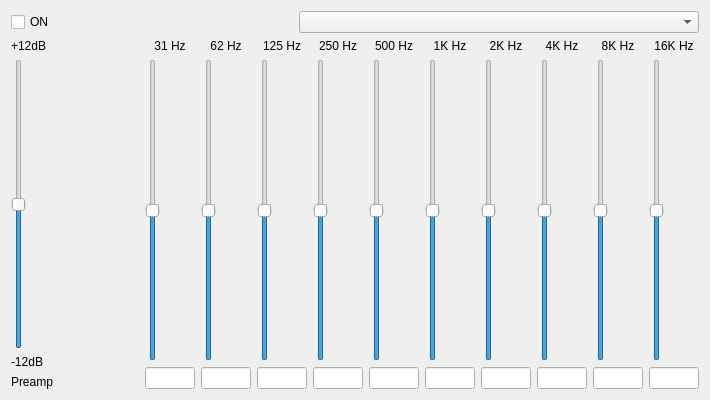
<?xml version="1.0" encoding="UTF-8"?>
<ui version="4.0">
 <class>EQDialog</class>
 <widget class="QDialog" name="EQDialog">
  <property name="geometry">
   <rect>
    <x>0</x>
    <y>0</y>
    <width>710</width>
    <height>400</height>
   </rect>
  </property>
  <property name="sizePolicy">
   <sizepolicy hsizetype="Fixed" vsizetype="Fixed">
    <horstretch>0</horstretch>
    <verstretch>0</verstretch>
   </sizepolicy>
  </property>
  <property name="minimumSize">
   <size>
    <width>710</width>
    <height>400</height>
   </size>
  </property>
  <property name="maximumSize">
   <size>
    <width>710</width>
    <height>400</height>
   </size>
  </property>
  <property name="windowTitle">
   <string>EQ</string>
  </property>
  <layout class="QVBoxLayout" name="verticalLayout_10">
   <item>
    <layout class="QHBoxLayout" name="horizontalLayout_2">
     <item>
      <widget class="QCheckBox" name="enableEQCheckBox">
       <property name="text">
        <string>ON</string>
       </property>
      </widget>
     </item>
     <item>
      <spacer name="horizontalSpacer">
       <property name="orientation">
        <enum>Qt::Horizontal</enum>
       </property>
       <property name="sizeHint" stdset="0">
        <size>
         <width>40</width>
         <height>20</height>
        </size>
       </property>
      </spacer>
     </item>
     <item>
      <widget class="QComboBox" name="presetsComboBox">
       <property name="minimumSize">
        <size>
         <width>400</width>
         <height>0</height>
        </size>
       </property>
      </widget>
     </item>
    </layout>
   </item>
   <item>
    <layout class="QHBoxLayout" name="horizontalLayout_3" stretch="0,1">
     <item>
      <layout class="QVBoxLayout" name="verticalLayout_9">
       <item>
        <widget class="QLabel" name="label_9">
         <property name="text">
          <string>+12dB</string>
         </property>
        </widget>
       </item>
       <item>
        <widget class="QSlider" name="verticalSlider_9">
         <property name="minimum">
          <number>-1200</number>
         </property>
         <property name="maximum">
          <number>1200</number>
         </property>
         <property name="orientation">
          <enum>Qt::Vertical</enum>
         </property>
         <property name="tickPosition">
          <enum>QSlider::NoTicks</enum>
         </property>
         <property name="tickInterval">
          <number>1</number>
         </property>
        </widget>
       </item>
       <item>
        <widget class="QLabel" name="label_10">
         <property name="text">
          <string>-12dB</string>
         </property>
        </widget>
       </item>
       <item>
        <widget class="QLabel" name="label_13">
         <property name="text">
          <string>Preamp</string>
         </property>
        </widget>
       </item>
      </layout>
     </item>
     <item>
      <layout class="QHBoxLayout" name="horizontalLayout">
       <item>
        <layout class="QVBoxLayout" name="verticalLayout">
         <item>
          <widget class="QLabel" name="label">
           <property name="text">
            <string>31 Hz</string>
           </property>
           <property name="alignment">
            <set>Qt::AlignCenter</set>
           </property>
          </widget>
         </item>
         <item>
          <widget class="QSlider" name="band1Slider">
           <property name="minimum">
            <number>-1200</number>
           </property>
           <property name="maximum">
            <number>1200</number>
           </property>
           <property name="orientation">
            <enum>Qt::Vertical</enum>
           </property>
           <property name="tickPosition">
            <enum>QSlider::NoTicks</enum>
           </property>
           <property name="tickInterval">
            <number>1</number>
           </property>
          </widget>
         </item>
         <item>
          <widget class="QLineEdit" name="band1Edit">
           <property name="sizePolicy">
            <sizepolicy hsizetype="Fixed" vsizetype="Fixed">
             <horstretch>0</horstretch>
             <verstretch>0</verstretch>
            </sizepolicy>
           </property>
           <property name="minimumSize">
            <size>
             <width>50</width>
             <height>0</height>
            </size>
           </property>
           <property name="maximumSize">
            <size>
             <width>50</width>
             <height>16777215</height>
            </size>
           </property>
           <property name="readOnly">
            <bool>true</bool>
           </property>
          </widget>
         </item>
        </layout>
       </item>
       <item>
        <layout class="QVBoxLayout" name="verticalLayout_2">
         <item>
          <widget class="QLabel" name="label_2">
           <property name="text">
            <string>62 Hz</string>
           </property>
           <property name="alignment">
            <set>Qt::AlignCenter</set>
           </property>
          </widget>
         </item>
         <item>
          <widget class="QSlider" name="band2Slider">
           <property name="minimum">
            <number>-1200</number>
           </property>
           <property name="maximum">
            <number>1200</number>
           </property>
           <property name="orientation">
            <enum>Qt::Vertical</enum>
           </property>
           <property name="tickPosition">
            <enum>QSlider::NoTicks</enum>
           </property>
           <property name="tickInterval">
            <number>1</number>
           </property>
          </widget>
         </item>
         <item>
          <widget class="QLineEdit" name="band2Edit">
           <property name="sizePolicy">
            <sizepolicy hsizetype="Fixed" vsizetype="Fixed">
             <horstretch>0</horstretch>
             <verstretch>0</verstretch>
            </sizepolicy>
           </property>
           <property name="minimumSize">
            <size>
             <width>50</width>
             <height>0</height>
            </size>
           </property>
           <property name="maximumSize">
            <size>
             <width>50</width>
             <height>16777215</height>
            </size>
           </property>
           <property name="readOnly">
            <bool>true</bool>
           </property>
          </widget>
         </item>
        </layout>
       </item>
       <item>
        <layout class="QVBoxLayout" name="verticalLayout_3">
         <item>
          <widget class="QLabel" name="label_3">
           <property name="text">
            <string>125 Hz</string>
           </property>
           <property name="alignment">
            <set>Qt::AlignCenter</set>
           </property>
          </widget>
         </item>
         <item>
          <widget class="QSlider" name="band3Slider">
           <property name="minimum">
            <number>-1200</number>
           </property>
           <property name="maximum">
            <number>1200</number>
           </property>
           <property name="orientation">
            <enum>Qt::Vertical</enum>
           </property>
           <property name="tickPosition">
            <enum>QSlider::NoTicks</enum>
           </property>
           <property name="tickInterval">
            <number>1</number>
           </property>
          </widget>
         </item>
         <item>
          <widget class="QLineEdit" name="band3Edit">
           <property name="sizePolicy">
            <sizepolicy hsizetype="Fixed" vsizetype="Fixed">
             <horstretch>0</horstretch>
             <verstretch>0</verstretch>
            </sizepolicy>
           </property>
           <property name="minimumSize">
            <size>
             <width>50</width>
             <height>0</height>
            </size>
           </property>
           <property name="maximumSize">
            <size>
             <width>50</width>
             <height>16777215</height>
            </size>
           </property>
           <property name="readOnly">
            <bool>true</bool>
           </property>
          </widget>
         </item>
        </layout>
       </item>
       <item>
        <layout class="QVBoxLayout" name="verticalLayout_4">
         <item>
          <widget class="QLabel" name="label_4">
           <property name="text">
            <string>250 Hz</string>
           </property>
           <property name="alignment">
            <set>Qt::AlignCenter</set>
           </property>
          </widget>
         </item>
         <item>
          <widget class="QSlider" name="band4Slider">
           <property name="minimum">
            <number>-1200</number>
           </property>
           <property name="maximum">
            <number>1200</number>
           </property>
           <property name="orientation">
            <enum>Qt::Vertical</enum>
           </property>
           <property name="tickPosition">
            <enum>QSlider::NoTicks</enum>
           </property>
           <property name="tickInterval">
            <number>1</number>
           </property>
          </widget>
         </item>
         <item>
          <widget class="QLineEdit" name="band4Edit">
           <property name="sizePolicy">
            <sizepolicy hsizetype="Fixed" vsizetype="Fixed">
             <horstretch>0</horstretch>
             <verstretch>0</verstretch>
            </sizepolicy>
           </property>
           <property name="minimumSize">
            <size>
             <width>50</width>
             <height>0</height>
            </size>
           </property>
           <property name="maximumSize">
            <size>
             <width>50</width>
             <height>16777215</height>
            </size>
           </property>
           <property name="readOnly">
            <bool>true</bool>
           </property>
          </widget>
         </item>
        </layout>
       </item>
       <item>
        <layout class="QVBoxLayout" name="verticalLayout_5">
         <item>
          <widget class="QLabel" name="label_5">
           <property name="text">
            <string>500 Hz</string>
           </property>
           <property name="alignment">
            <set>Qt::AlignCenter</set>
           </property>
          </widget>
         </item>
         <item>
          <widget class="QSlider" name="band5Slider">
           <property name="minimum">
            <number>-1200</number>
           </property>
           <property name="maximum">
            <number>1200</number>
           </property>
           <property name="orientation">
            <enum>Qt::Vertical</enum>
           </property>
           <property name="tickPosition">
            <enum>QSlider::NoTicks</enum>
           </property>
           <property name="tickInterval">
            <number>1</number>
           </property>
          </widget>
         </item>
         <item>
          <widget class="QLineEdit" name="band5Edit">
           <property name="sizePolicy">
            <sizepolicy hsizetype="Fixed" vsizetype="Fixed">
             <horstretch>0</horstretch>
             <verstretch>0</verstretch>
            </sizepolicy>
           </property>
           <property name="minimumSize">
            <size>
             <width>50</width>
             <height>0</height>
            </size>
           </property>
           <property name="maximumSize">
            <size>
             <width>50</width>
             <height>16777215</height>
            </size>
           </property>
          </widget>
         </item>
        </layout>
       </item>
       <item>
        <layout class="QVBoxLayout" name="verticalLayout_6">
         <item>
          <widget class="QLabel" name="label_6">
           <property name="text">
            <string>1K Hz</string>
           </property>
           <property name="alignment">
            <set>Qt::AlignCenter</set>
           </property>
          </widget>
         </item>
         <item>
          <widget class="QSlider" name="band6Slider">
           <property name="minimum">
            <number>-1200</number>
           </property>
           <property name="maximum">
            <number>1200</number>
           </property>
           <property name="orientation">
            <enum>Qt::Vertical</enum>
           </property>
           <property name="tickPosition">
            <enum>QSlider::NoTicks</enum>
           </property>
           <property name="tickInterval">
            <number>1</number>
           </property>
          </widget>
         </item>
         <item>
          <widget class="QLineEdit" name="band6Edit">
           <property name="sizePolicy">
            <sizepolicy hsizetype="Fixed" vsizetype="Fixed">
             <horstretch>0</horstretch>
             <verstretch>0</verstretch>
            </sizepolicy>
           </property>
           <property name="minimumSize">
            <size>
             <width>50</width>
             <height>0</height>
            </size>
           </property>
           <property name="maximumSize">
            <size>
             <width>50</width>
             <height>16777215</height>
            </size>
           </property>
           <property name="readOnly">
            <bool>true</bool>
           </property>
          </widget>
         </item>
        </layout>
       </item>
       <item>
        <layout class="QVBoxLayout" name="verticalLayout_7">
         <item>
          <widget class="QLabel" name="label_7">
           <property name="text">
            <string>2K Hz</string>
           </property>
           <property name="alignment">
            <set>Qt::AlignCenter</set>
           </property>
          </widget>
         </item>
         <item>
          <widget class="QSlider" name="band7Slider">
           <property name="minimum">
            <number>-1200</number>
           </property>
           <property name="maximum">
            <number>1200</number>
           </property>
           <property name="orientation">
            <enum>Qt::Vertical</enum>
           </property>
           <property name="tickPosition">
            <enum>QSlider::NoTicks</enum>
           </property>
           <property name="tickInterval">
            <number>1</number>
           </property>
          </widget>
         </item>
         <item>
          <widget class="QLineEdit" name="band7Edit">
           <property name="sizePolicy">
            <sizepolicy hsizetype="Fixed" vsizetype="Fixed">
             <horstretch>0</horstretch>
             <verstretch>0</verstretch>
            </sizepolicy>
           </property>
           <property name="minimumSize">
            <size>
             <width>50</width>
             <height>0</height>
            </size>
           </property>
           <property name="maximumSize">
            <size>
             <width>50</width>
             <height>16777215</height>
            </size>
           </property>
           <property name="readOnly">
            <bool>true</bool>
           </property>
          </widget>
         </item>
        </layout>
       </item>
       <item>
        <layout class="QVBoxLayout" name="verticalLayout_8">
         <item>
          <widget class="QLabel" name="label_8">
           <property name="text">
            <string>4K Hz</string>
           </property>
           <property name="alignment">
            <set>Qt::AlignCenter</set>
           </property>
          </widget>
         </item>
         <item>
          <widget class="QSlider" name="band8Slider">
           <property name="minimum">
            <number>-1200</number>
           </property>
           <property name="maximum">
            <number>1200</number>
           </property>
           <property name="orientation">
            <enum>Qt::Vertical</enum>
           </property>
           <property name="tickPosition">
            <enum>QSlider::NoTicks</enum>
           </property>
           <property name="tickInterval">
            <number>1</number>
           </property>
          </widget>
         </item>
         <item>
          <widget class="QLineEdit" name="band8Edit">
           <property name="sizePolicy">
            <sizepolicy hsizetype="Fixed" vsizetype="Fixed">
             <horstretch>0</horstretch>
             <verstretch>0</verstretch>
            </sizepolicy>
           </property>
           <property name="minimumSize">
            <size>
             <width>50</width>
             <height>0</height>
            </size>
           </property>
           <property name="maximumSize">
            <size>
             <width>50</width>
             <height>16777215</height>
            </size>
           </property>
           <property name="readOnly">
            <bool>true</bool>
           </property>
          </widget>
         </item>
        </layout>
       </item>
       <item>
        <layout class="QVBoxLayout" name="verticalLayout_11">
         <item>
          <widget class="QLabel" name="label_11">
           <property name="text">
            <string>8K Hz</string>
           </property>
           <property name="alignment">
            <set>Qt::AlignCenter</set>
           </property>
          </widget>
         </item>
         <item>
          <widget class="QSlider" name="band9Slider">
           <property name="minimum">
            <number>-1200</number>
           </property>
           <property name="maximum">
            <number>1200</number>
           </property>
           <property name="orientation">
            <enum>Qt::Vertical</enum>
           </property>
           <property name="tickPosition">
            <enum>QSlider::NoTicks</enum>
           </property>
           <property name="tickInterval">
            <number>1</number>
           </property>
          </widget>
         </item>
         <item>
          <widget class="QLineEdit" name="band9Edit">
           <property name="sizePolicy">
            <sizepolicy hsizetype="Fixed" vsizetype="Fixed">
             <horstretch>0</horstretch>
             <verstretch>0</verstretch>
            </sizepolicy>
           </property>
           <property name="minimumSize">
            <size>
             <width>50</width>
             <height>0</height>
            </size>
           </property>
           <property name="maximumSize">
            <size>
             <width>50</width>
             <height>16777215</height>
            </size>
           </property>
           <property name="readOnly">
            <bool>true</bool>
           </property>
          </widget>
         </item>
        </layout>
       </item>
       <item>
        <layout class="QVBoxLayout" name="verticalLayout_12">
         <item>
          <widget class="QLabel" name="label_12">
           <property name="text">
            <string>16K Hz</string>
           </property>
           <property name="alignment">
            <set>Qt::AlignCenter</set>
           </property>
          </widget>
         </item>
         <item>
          <widget class="QSlider" name="band10Slider">
           <property name="minimum">
            <number>-1200</number>
           </property>
           <property name="maximum">
            <number>1200</number>
           </property>
           <property name="orientation">
            <enum>Qt::Vertical</enum>
           </property>
           <property name="tickPosition">
            <enum>QSlider::NoTicks</enum>
           </property>
           <property name="tickInterval">
            <number>1</number>
           </property>
          </widget>
         </item>
         <item>
          <widget class="QLineEdit" name="band10Edit">
           <property name="sizePolicy">
            <sizepolicy hsizetype="Fixed" vsizetype="Fixed">
             <horstretch>0</horstretch>
             <verstretch>0</verstretch>
            </sizepolicy>
           </property>
           <property name="minimumSize">
            <size>
             <width>50</width>
             <height>0</height>
            </size>
           </property>
           <property name="maximumSize">
            <size>
             <width>50</width>
             <height>16777215</height>
            </size>
           </property>
           <property name="readOnly">
            <bool>true</bool>
           </property>
          </widget>
         </item>
        </layout>
       </item>
      </layout>
     </item>
    </layout>
   </item>
  </layout>
 </widget>
 <resources/>
 <connections/>
</ui>
